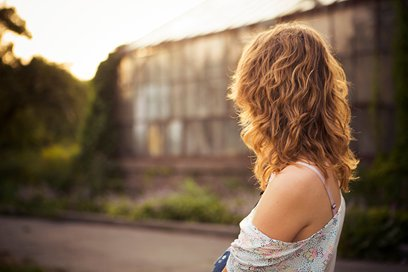
#> input picture 7. Term/GoruntuIsleme/haftaOn/test.jpg, 408 x 272 px
$ python dilated.py
#> lines starting #> are read from the running program, lines starting #| are printed output that depends on the picture; after the words box and inside, x2 and y2 are one past the last pixel; in counts of white or black regions, pixels touching at a corner belong together
# coding: utf-8

import numpy as np
import matplotlib.pyplot as plt

def defineMask():
    mask = [[1,1,1],[1,1,1],[1,1,1]]
    return mask

def myDilation(img1, mask):
    m = img1.shape[0]
    n = img1.shape[1]
    img2 = np.random.randint(0,1,(img1.shape[0],img1.shape[1]))
    for i in range(1,m-1):
        for j in range(1,n-1):
            x1 = img1[i,j] and mask[1][1]  #center

            x2 = img1[i-1,j-1] and mask[0][0] #scan
            x3 = img1[i-1,j] and mask[0][1]
            x4 = img1[i-1,j+1] and mask[0][2]

            x5 = img1[i,j-1] and mask[1][0]
            x6 = img1[i,j+1] and mask[1][2]

            x7 = img1[i+1,j-1] and mask[2][0]
            x8 = img1[i+1,j] and mask[2][1]
            x9 = img1[i+1,j+1] and mask[2][2]

            result1 = x1 or x2 or x3 or x4 or x5
            result2 = x6 or x7 or x8 or x9

            result = result1 or result2

            img2[i,j] = result

    return img2


test = plt.imread("test.jpg")
#> test is the input picture: shape (272, 408, 3); mean R, G, B 129.7, 108.5, 87.7
bw = np.zeros(test.shape[0:2])

threshold = 120
for i in range(test.shape[0]):
    for j in range(test.shape[1]):
        n = test[i,j,0]/3 + test[i,j,1]/3 + test[i,j,2]/3
        if n > threshold:
            bw[i,j] = 0
        else:
            bw[i,j] = 255
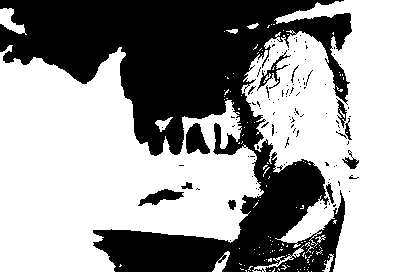
#> bw: shape (272, 408) float64; 60.9% white; 115 black regions (102 under 20 px), largest, box (x1, y1, x2, y2) and area: (0, 0, 352, 272) 41368, (186, 123, 210, 154) 486, (138, 189, 184, 206) 372

dilated = myDilation(bw,defineMask()) # print dilated image
#> after the loop in myDilation, `for i in range(1,m-1):`:
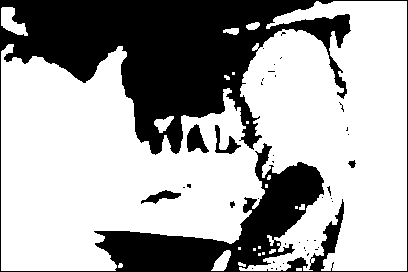
#> img2: shape (272, 408) int64; values 0 (black) and 1 (white), 65.7% white; 41 black regions (35 under 20 px), largest, box (x1, y1, x2, y2) and area: (0, 0, 408, 272) 37042, (187, 124, 209, 153) 370, (215, 125, 241, 154) 258, (141, 190, 181, 204) 243, (348, 160, 356, 168) 39, (230, 201, 235, 208) 24
plt.subplot(1,3,1), plt.imshow(test) #default image
plt.subplot(1,3,2), plt.imshow(bw, plt.cm.binary) #bw image
plt.subplot(1,3,3), plt.imshow(dilated, plt.cm.binary) #dilated image
plt.show()
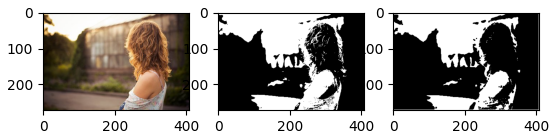
#> figure drawn by matplotlib, 3 panels
